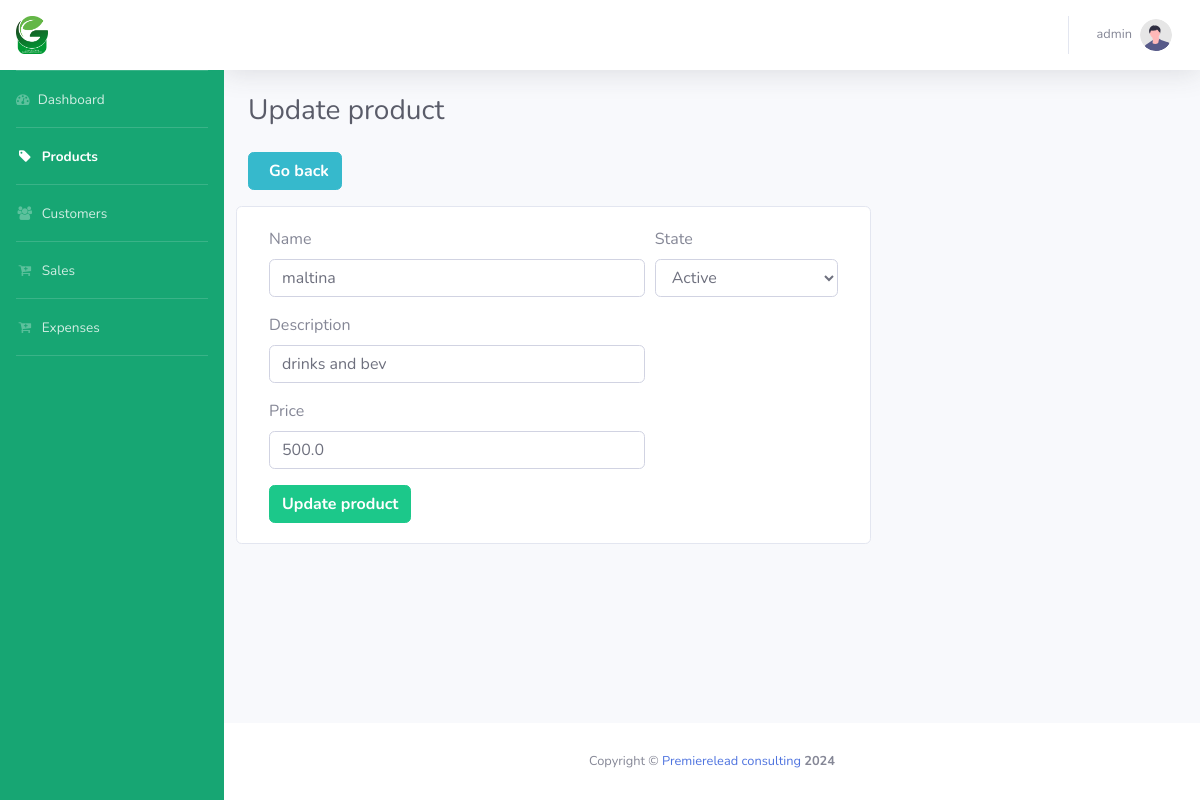
Screenshot of /products/update/1 (signed in) with the database file from the repository.
### products/models.py (models this page shows, shortened)
class Product(models.Model):
    STATUS_CHOICES = (  # new
        ("ACTIVE", "Active"),
        ("INACTIVE", "Inactive")
    )
    name = models.CharField(max_length=256)
    description = models.TextField(max_length=256)
    status = models.CharField(
        choices=STATUS_CHOICES,
        max_length=100,
        verbose_name="Status of the product",
    )
    price = models.FloatField(default=0)
    class Meta:
        db_table = "Product"

### products/views.py (the view, shortened to what this page needs)
@login_required(login_url="/accounts/login/")
def products_update_view(request, product_id):
    try:
        product = Product.objects.get(id=product_id)
    except Exception as e:
        messages.success(
            request, 'There was an error trying to get the product!', extra_tags="danger")
        print(e)
        return redirect('products:products_list')
    context = {
        "active_icon": "products",
        "product_status": Product.status.field.choices,
        "product": product,
    }
    return render(request, "products/products_update.html", context=context)

### templates/products/products_update.html (shortened to what this page needs)
{% extends "pos/base.html" %}
{% block heading %}Update product{% endblock heading %}
{% block content %}
<div class="row ml-0 mb-3">
    <a href="{% url 'products:products_list' %}">
        <button type="button" class="btn btn-info font-weight-bold">
            Go back
        </button>
    </a>
</div>
<div class="row">
    <div class="card col-md-8">
        <div class="card-body">
            <form action="{% url 'products:products_update' product.id %}"  method="post">
                <div class="form-row">
                    <div class="form-group col-md-8">
                        <label for="inputDescription">Name</label>
                        <input type="text" class="form-control" name="name" value="{{product.name}}" required>
                    </div>
                    <div class="form-group col-md-4">
                        <label for="state">State</label>
                        <select name="state" class="form-control" required>
                            {% for status in product_status %}
                                {% if status.0 == product.status   %}
                                <option value="{{status.0}}" selected>{{status.1}}</option>
                                {% else %}
                                <option value="{{status.0}}">{{status.1}}</option>
                                {% endif %}
                            {% endfor %}
                        </select>
                    </div>
                </div>
                <div class="form-row">
                    <div class="form-group col-md-8">
                        <label for="inputDescription">Description</label>
                        <input type="text" name="description" class="form-control" value="{{product.description}}" required>
                    </div>
                </div>
                <div class="form-row">
                    <div class="form-group col-md-8">
                        <label for="inputPrice">Price</label>
                        <input type="number" name="price" step="any"  class="form-control" value="{{product.price}}"  required>
                    </div>
                </div>
                <button type="submit" class="btn btn-success font-weight-bold">Update product</button>
            </form>
        </div>
    </div>
</div>
{% endblock content %}

### templates/pos/navbar.html (shortened to what this page needs)
{% load static %}
<nav class="navbar navbar-expand navbar-light bg-white topbar mb-4 static-top shadow">
    <ul class="navbar-nav ml-auto">
        <li class="nav-item dropdown no-arrow">
            <a class="nav-link dropdown-toggle" href="#" id="userDropdown" role="button"
                data-toggle="dropdown" aria-haspopup="true" aria-expanded="false">
                <span class="mr-2 d-none d-lg-inline text-gray-600 small">{{request.user.username}}</span>
                <img class="img-profile rounded-circle"
                    src="{% static 'img/undraw_profile.svg' %}">
            </a>
        </li>
    </ul>
</nav>

### rows the page displays
Product: name "maltina", state "Active", description "drinks and bev", price "500.0"

### other values shown
{{ request.user.username }} "admin"
